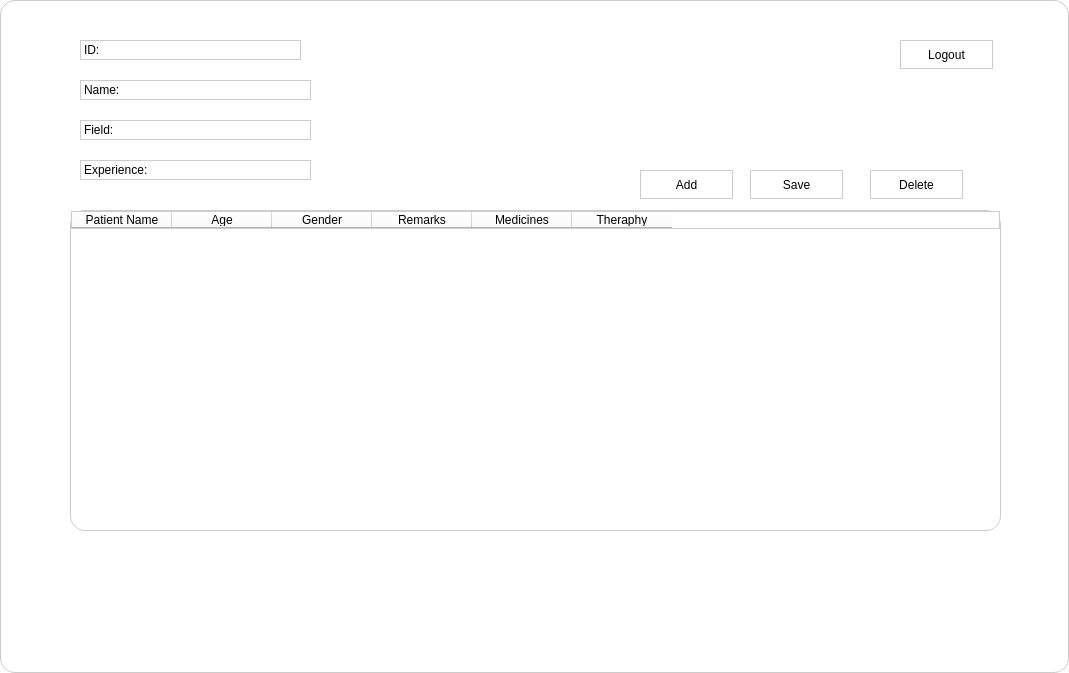
<?xml version="1.0" encoding="UTF-8"?>
<ui version="4.0">
 <class>Dialog</class>
 <widget class="QDialog" name="Dialog">
  <property name="geometry">
   <rect>
    <x>0</x>
    <y>0</y>
    <width>1069</width>
    <height>673</height>
   </rect>
  </property>
  <property name="windowTitle">
   <string>Dialog</string>
  </property>
  <property name="styleSheet">
   <string notr="true">background-color: #ffffff;
border-radius: 15px;
border: 1px solid #cccccc;
</string>
  </property>
  <widget class="QLabel" name="labelDoctorID">
   <property name="geometry">
    <rect>
     <x>80</x>
     <y>40</y>
     <width>221</width>
     <height>20</height>
    </rect>
   </property>
   <property name="text">
    <string>ID: </string>
   </property>
  </widget>
  <widget class="QLabel" name="labelDoctorName">
   <property name="geometry">
    <rect>
     <x>80</x>
     <y>80</y>
     <width>231</width>
     <height>20</height>
    </rect>
   </property>
   <property name="text">
    <string>Name:</string>
   </property>
  </widget>
  <widget class="QLabel" name="labelDoctorField">
   <property name="geometry">
    <rect>
     <x>80</x>
     <y>120</y>
     <width>231</width>
     <height>20</height>
    </rect>
   </property>
   <property name="text">
    <string>Field: </string>
   </property>
  </widget>
  <widget class="QLabel" name="labelDoctorExperience">
   <property name="geometry">
    <rect>
     <x>80</x>
     <y>160</y>
     <width>231</width>
     <height>20</height>
    </rect>
   </property>
   <property name="text">
    <string>Experience:</string>
   </property>
  </widget>
  <widget class="QTableWidget" name="patientsTable">
   <property name="geometry">
    <rect>
     <x>70</x>
     <y>210</y>
     <width>931</width>
     <height>321</height>
    </rect>
   </property>
   <property name="editTriggers">
    <set>QAbstractItemView::DoubleClicked</set>
   </property>
   <property name="tabKeyNavigation">
    <bool>false</bool>
   </property>
   <property name="dragDropOverwriteMode">
    <bool>false</bool>
   </property>
   <column>
    <property name="text">
     <string>Patient Name</string>
    </property>
   </column>
   <column>
    <property name="text">
     <string>Age</string>
    </property>
   </column>
   <column>
    <property name="text">
     <string>Gender</string>
    </property>
   </column>
   <column>
    <property name="text">
     <string>Remarks</string>
    </property>
   </column>
   <column>
    <property name="text">
     <string>Medicines</string>
    </property>
   </column>
   <column>
    <property name="text">
     <string>Theraphy</string>
    </property>
   </column>
  </widget>
  <widget class="QPushButton" name="logoutButton">
   <property name="geometry">
    <rect>
     <x>900</x>
     <y>40</y>
     <width>93</width>
     <height>29</height>
    </rect>
   </property>
   <property name="text">
    <string>Logout</string>
   </property>
  </widget>
  <widget class="QPushButton" name="addRowButton">
   <property name="geometry">
    <rect>
     <x>640</x>
     <y>170</y>
     <width>93</width>
     <height>29</height>
    </rect>
   </property>
   <property name="text">
    <string>Add</string>
   </property>
  </widget>
  <widget class="QPushButton" name="saveButton">
   <property name="geometry">
    <rect>
     <x>750</x>
     <y>170</y>
     <width>93</width>
     <height>29</height>
    </rect>
   </property>
   <property name="text">
    <string>Save</string>
   </property>
  </widget>
  <widget class="QPushButton" name="deleteButton">
   <property name="geometry">
    <rect>
     <x>870</x>
     <y>170</y>
     <width>93</width>
     <height>29</height>
    </rect>
   </property>
   <property name="text">
    <string>Delete</string>
   </property>
  </widget>
 </widget>
 <resources/>
 <connections/>
</ui>
